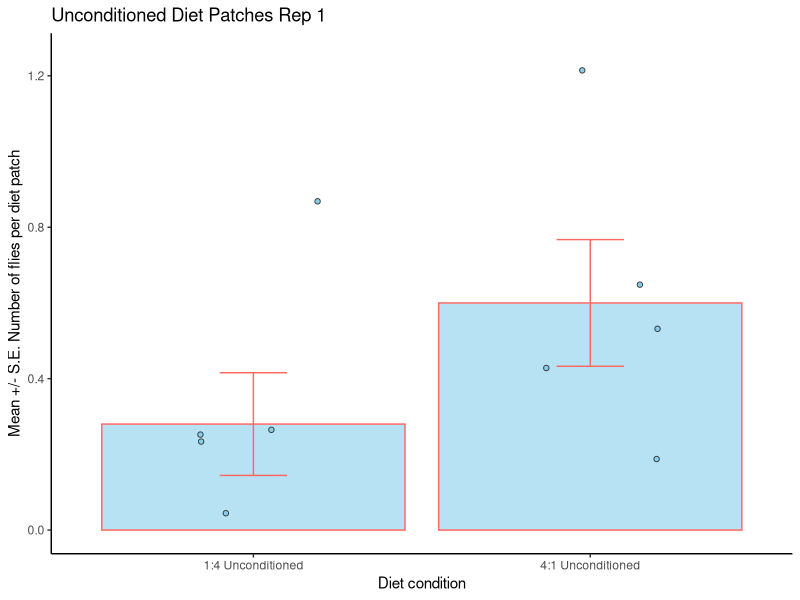

Write the R code that produced this figure. (Note: this script raises an error after producing the figure.)
#### INSTALL PACKAGES 
library(tidyverse)
library(readxl)
library(patchwork)


## Import Data
unconditioned_diets_rep1 <- read_excel("data/not_conditioned.xlsx")

## Making the data long 
unconditioned_diets_rep1_long <- unconditioned_diets_rep1 %>% 
  pivot_longer(cols = ("4:1 Unconditioned":"1:4 Unconditioned"), names_to = "diet", values_to = "fly_numbers")

## Summarising the data; mean, sd, se
unconditioned_diets_rep1_summary <- unconditioned_diets_rep1_long  %>%  
  group_by(diet) %>% 
  summarise(mean = mean(fly_numbers),
            sd = sd(fly_numbers),
            n = n(),
            se = sd/sqrt(n))

## Visualising the data
# creating a boxplot with the data that has been summarised
unconditioned_diets_rep1_plot <- unconditioned_diets_rep1_summary  %>% 
  ggplot(aes(x = diet, y = mean))+
  geom_bar(stat = "identity",
           fill = "skyblue",
           colour = "#FF6863",
           alpha = 0.6)+
  geom_errorbar(aes(ymin = mean-se, ymax = mean+se), 
                colour = "#FF6863",
                width = 0.2)+
  geom_jitter(data = unconditioned_diets_rep1_long ,
              aes(x = diet,
                  y = fly_numbers),
              fill = "skyblue",
              colour = "#3a3c3d",
              width = 0.2,
              shape = 21)+
  ylim(0.0, 1.25)+
  labs(x = "Diet condition",
       y = "Mean +/- S.E. Number of flies per diet patch",
       title = "Unconditioned Diet Patches Rep 1")+
  theme_classic() 

## Combining the two plots 
conditioned_notconditioned_treatments <- conditioned_diets_rep1_plot + unconditioned_diets_rep1_plot
 
 # Saving the plots to a plots file
# not conditioned plot
ggsave("plots/unconditioned_diets_rep1_plot.png", dpi=300)
# a patchwork of male conditioned and not conditioned plot
ggsave("plots/conditioned_notconditioned_treatments", dpi=300)
 
 
